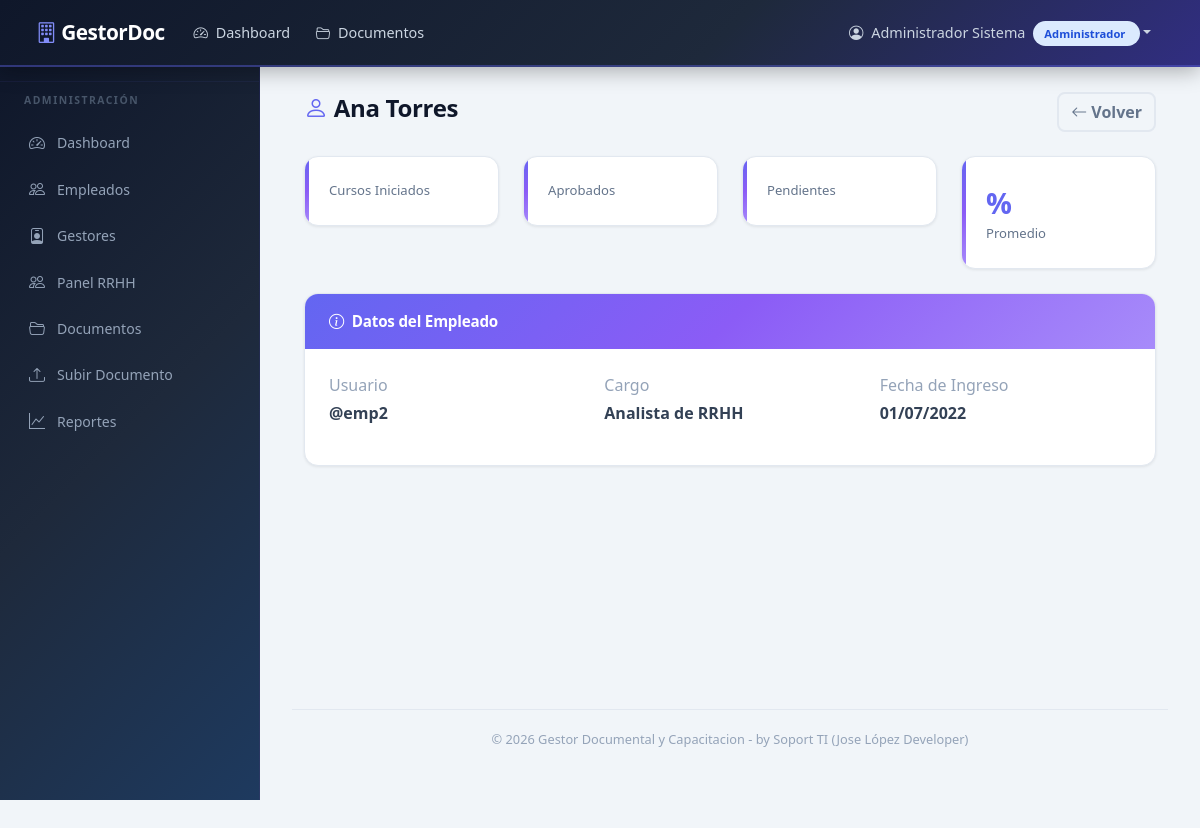
Screenshot of /rrhh/empleado/2 (signed in) with the database file from the repository.
### models.py (models this page shows, shortened)
class User(UserMixin, db.Model):
    __tablename__ = 'user'
    id = db.Column(db.Integer, primary_key=True)
    username = db.Column(db.String(80), unique=True, nullable=False)
    password_hash = db.Column(db.String(256), nullable=False)
    nombres = db.Column(db.String(120), nullable=False, default='')
    apellidos = db.Column(db.String(120), nullable=False, default='')
    role = db.Column(db.String(20), nullable=False, default='Empleado')
    activo = db.Column(db.Boolean, default=True)
    fecha_creacion = db.Column(db.DateTime, default=datetime.utcnow)
    gestor = db.relationship('Gestor', backref='user', uselist=False, lazy=True)
    empleado = db.relationship('Empleado', backref='user', uselist=False, lazy=True)
    @property
    def nombre_completo(self):
        return f'{self.nombres} {self.apellidos}'.strip()

class Empleado(db.Model):
    __tablename__ = 'empleado'
    id = db.Column(db.Integer, primary_key=True)
    user_id = db.Column(db.Integer, db.ForeignKey('user.id'), nullable=False)
    cargo = db.Column(db.String(100), nullable=False, default='Empleado')
    fecha_ingreso = db.Column(db.Date, nullable=False, default=datetime.utcnow)
    progreso_capacitaciones = db.relationship(
        'ProgresoCapacitacion', backref='empleado', lazy=True
    )

### routes/rrhh.py (the view)
@rrhh_bp.route('/rrhh/empleado/<int:empleado_id>')
@login_required
def detalle_empleado(empleado_id):
    if current_user.role not in ('RRHH', 'Admin'):
        flash('Acceso no autorizado.', 'danger')
        return redirect(url_for('main.dashboard'))
    empleado = Empleado.query.get_or_404(empleado_id)
    user = User.query.get(empleado.user_id)
    progresos = ProgresoCapacitacion.query.filter_by(
        empleado_id=empleado.id
    ).order_by(ProgresoCapacitacion.fecha_completado.desc()).all()
    todas_caps = Capacitacion.query.filter_by(activa=True).all()
    caps_con_progreso = [p.capacitacion_id for p in progresos]
    caps_pendientes = [c for c in todas_caps if c.id not in caps_con_progreso]
    return render_template('rrhh/detalle_empleado.html',
                           empleado=empleado,
                           user=user,
                           progresos=progresos,
                           caps_pendientes=caps_pendientes,
                           total_disponibles=len(todas_caps))

### templates/rrhh/detalle_empleado.html (shortened to what this page needs)
{% extends "base.html" %}
{% block content %}
<div class="container-fluid">
    <div class="d-flex justify-content-between align-items-center mb-4">
        <h4><i class="bi bi-person"></i> {{ empleado.user.nombre_completo }}</h4>
        <a href="{{ url_for('rrhh.panel') }}" class="btn btn-outline-secondary">
            <i class="bi bi-arrow-left"></i> Volver
        </a>
    </div>
    <div class="row g-4 mb-4">
        <div class="col-md-3">
            <div class="stat-card">
                <div class="stat-label">Cursos Iniciados</div>
            </div>
        </div>
        <div class="col-md-3">
            <div class="stat-card">
                <div class="stat-label">Aprobados</div>
            </div>
        </div>
        <div class="col-md-3">
            <div class="stat-card">
                <div class="stat-label">Pendientes</div>
            </div>
        </div>
        <div class="col-md-3">
            <div class="stat-card">
                <div class="stat-number text-primary">{{ promedio }}%</div>
                <div class="stat-label">Promedio</div>
            </div>
        </div>
    </div>
    <div class="card-custom mb-4">
        <div class="card-header">
            <i class="bi bi-info-circle"></i> Datos del Empleado
        </div>
        <div class="card-body">
            <div class="row">
                <div class="col-md-4">
                    <p class="text-muted mb-1">Usuario</p>
                    <p class="fw-semibold">@{{ empleado.user.username }}</p>
                </div>
                <div class="col-md-4">
                    <p class="text-muted mb-1">Cargo</p>
                    <p class="fw-semibold">{{ empleado.cargo }}</p>
                </div>
                <div class="col-md-4">
                    <p class="text-muted mb-1">Fecha de Ingreso</p>
                    <p class="fw-semibold">
                        {{ empleado.fecha_ingreso.strftime('%d/%m/%Y') if empleado.fecha_ingreso else 'N/A' }}
                    </p>
                </div>
            </div>
        </div>
    </div>
</div>
{% endblock %}

### templates/base.html (shortened to what this page needs)
<!DOCTYPE html>
<html lang="es">
<head>
    <link href="https://cdn.jsdelivr.net/npm/bootstrap@5.3.3/dist/css/bootstrap.min.css" rel="stylesheet">
    <link href="https://cdn.jsdelivr.net/npm/bootstrap-icons@1.11.3/font/bootstrap-icons.min.css" rel="stylesheet">
    <link href="{{ url_for('static', filename='css/style.css') }}" rel="stylesheet">
</head>
<body>
    {% if current_user.is_authenticated %}
    <nav class="navbar navbar-expand-lg navbar-dark navbar-custom fixed-top">
        <div class="container-fluid">
            <a class="navbar-brand" href="{{ url_for('main.dashboard') }}">
                <i class="bi bi-building"></i> GestorDoc
            </a>
            <div class="collapse navbar-collapse" id="navbarNav">
                <ul class="navbar-nav me-auto">
                    <li class="nav-item">
                        <a class="nav-link" href="{{ url_for('main.dashboard') }}">
                            <i class="bi bi-speedometer2"></i> Dashboard
                        </a>
                    </li>
                    <li class="nav-item">
                        <a class="nav-link" href="{{ url_for('documentos.listar') }}">
                            <i class="bi bi-folder2-open"></i> Documentos
                        </a>
                    </li>
                </ul>
                <ul class="navbar-nav">
                    <li class="nav-item dropdown">
                        <a class="nav-link dropdown-toggle" href="#" role="button"
                           data-bs-toggle="dropdown">
                            <i class="bi bi-person-circle"></i>
                            {{ current_user.nombre_completo }}
                            <span class="badge-role"
                                  style="background:#dbeafe;color:#1d4ed8;margin-left:4px;">
                                {{ current_user.role | role_label }}
                            </span>
                        </a>
                    </li>
                </ul>
            </div>
        </div>
    </nav>
    <div class="sidebar">
        {% if current_user.role == 'Admin' %}
        <div class="sidebar-heading">Administración</div>
        <a href="{{ url_for('main.dashboard') }}" class="nav-link">
            <i class="bi bi-speedometer2"></i> Dashboard
        </a>
        <a href="{{ url_for('admin.listar_empleados') }}" class="nav-link">
            <i class="bi bi-people"></i> Empleados
        </a>
        <a href="{{ url_for('admin.listar_gestores') }}" class="nav-link">
            <i class="bi bi-person-badge"></i> Gestores
        </a>
        <a href="{{ url_for('rrhh.panel') }}" class="nav-link">
            <i class="bi bi-people"></i> Panel RRHH
        </a>
        <a href="{{ url_for('documentos.listar') }}" class="nav-link">
            <i class="bi bi-folder2-open"></i> Documentos
        </a>
        <a href="{{ url_for('documentos.subir') }}" class="nav-link">
            <i class="bi bi-upload"></i> Subir Documento
        </a>
        <a href="{{ url_for('rrhh.reporte') }}" class="nav-link">
            <i class="bi bi-graph-up"></i> Reportes
        </a>
        {% endif %}
    </div>
    {% endif %}
    {% if current_user.is_authenticated %}
    <div class="main-content">
    {% endif %}
        {% block content %}{% endblock %}
    {% if current_user.is_authenticated %}
        <div class="footer">
            © 2026 Gestor Documental y Capacitacion - by Soport TI (Jose López Developer)
        </div>
    </div>
    {% endif %}
</body>
</html>

### static/css/style.css (style rules this page uses)
:root { --primary: #6366f1; --primary-dark: #4f46e5; --primary-light: #818cf8; --secondary: #0ea5e9; --accent: #f43f5e; --success: #10b981; --success-dark: #059669; --warning: #f59e0b; --danger: #ef4444; --info: #06b6d4; --dark: #0f172a; --dark-2: #1e293b; --light: #f8fafc; --gray: #64748b; --gray-light: #94a3b8; --border: #e2e8f0; --sidebar-bg: #0f172a; --sidebar-hover: #1e293b; --gradient-1: linear-gradient(135deg, #6366f1 0%, #8b5cf6 50%, #a78bfa 100%); --gradient-2: linear-gradient(135deg, #0ea5e9 0%, #6366f1 100%); --gradient-3: linear-gradient(135deg, #f43f5e 0%, #fb923c 100%); --gradient-4: linear-gradient(135deg, #10b981 0%, #06b6d4 100%); --gradient-dark: linear-gradient(135deg, #0f172a 0%, #1e293b 50%, #1e3a5f 100%); --shadow-sm: 0 1px 3px rgba(0, 0, 0, 0.08); --shadow-md: 0 4px 14px rgba(0, 0, 0, 0.12); --shadow-lg: 0 10px 30px rgba(0, 0, 0, 0.18); --shadow-primary: 0 4px 14px rgba(99, 102, 241, 0.35); --radius: 14px; --radius-sm: 8px; }
* { margin: 0; padding: 0; box-sizing: border-box; }
body { font-family: 'Segoe UI', Tahoma, Geneva, Verdana, sans-serif; background-color: #f1f5f9; color: #334155; min-height: 100vh; }
.navbar-custom { background: linear-gradient(135deg, #0f172a 0%, #1e293b 60%, #312e81 100%); padding: 0.75rem 1.5rem; box-shadow: 0 4px 20px rgba(0, 0, 0, 0.3); border-bottom: 2px solid rgba(99, 102, 241, 0.4); }
.navbar-custom .navbar-brand { color: #fff; font-weight: 800; font-size: 1.3rem; letter-spacing: -0.5px; }
.navbar-custom .navbar-brand i { color: var(--primary-light); }
.navbar-custom .nav-link { color: #cbd5e1; transition: all 0.25s ease; font-size: 0.9rem; border-radius: var(--radius-sm); padding: 0.4rem 0.8rem !important; }
.navbar-custom .nav-link i { margin-right: 4px; }
.sidebar { width: 260px; background: var(--gradient-dark); border-right: 1px solid rgba(99, 102, 241, 0.15); height: calc(100vh - 60px); position: fixed; top: 60px; left: 0; overflow-y: auto; padding: 1rem 0; z-index: 100; }
.sidebar .nav-link { color: #94a3b8; padding: 0.7rem 1.5rem; display: flex; align-items: center; gap: 10px; font-size: 0.88rem; border-left: 3px solid transparent; transition: all 0.25s ease; }
.sidebar .nav-link i { width: 20px; text-align: center; font-size: 1rem; }
.sidebar-heading { padding: 0.7rem 1.5rem; font-size: 0.65rem; text-transform: uppercase; color: #475569; font-weight: 800; letter-spacing: 1.5px; border-top: 1px solid rgba(99, 102, 241, 0.08); margin-top: 0.3rem; }
.main-content { margin-left: 260px; padding: 2rem; margin-top: 60px; min-height: calc(100vh - 60px); display: flex; flex-direction: column; }
.stat-card { background: #fff; border-radius: var(--radius); padding: 1.5rem; box-shadow: var(--shadow-sm); border: 1px solid var(--border); transition: all 0.3s ease; position: relative; overflow: hidden; }
.stat-card::before { content: ''; position: absolute; top: 0; left: 0; width: 4px; height: 100%; border-radius: var(--radius) 0 0 var(--radius); }
.stat-card:nth-child(1)::before { background: var(--gradient-1); }
.stat-card .stat-number { font-size: 1.8rem; font-weight: 800; color: var(--dark); }
.stat-card .stat-label { color: var(--gray); font-size: 0.82rem; font-weight: 500; }
.card-custom { background: #fff; border-radius: var(--radius); box-shadow: var(--shadow-sm); border: 1px solid var(--border); overflow: hidden; }
.card-custom .card-header { background: var(--gradient-1); border-bottom: none; padding: 1rem 1.5rem; border-radius: 0; font-weight: 700; color: #fff; font-size: 0.95rem; letter-spacing: -0.2px; }
.card-custom .card-header i { margin-right: 4px; }
.card-custom .card-body { padding: 1.5rem; }
.badge-role { padding: 0.3rem 0.7rem; border-radius: 20px; font-size: 0.7rem; font-weight: 700; }
.btn { border-radius: var(--radius-sm); font-weight: 600; transition: all 0.25s ease; }
.btn-outline-secondary { border: 2px solid var(--border); color: var(--gray); font-weight: 600; }
.footer { text-align: center; padding: 1.2rem; color: var(--gray-light); font-size: 0.8rem; border-top: 1px solid var(--border); margin-top: auto; }
h4 { font-weight: 800; color: var(--dark); letter-spacing: -0.3px; }
h4 i { color: var(--primary); }
.text-primary { color: var(--primary) !important; }
.text-muted { color: var(--gray-light) !important; }

### rows the page displays
User: nombre_completo "Administrador Sistema", role|role_label "Administrador"
User: user.nombre_completo "Ana Torres", user.username "emp2"
Empleado: cargo "Analista de RRHH", fecha_ingreso "01/07/2022"
